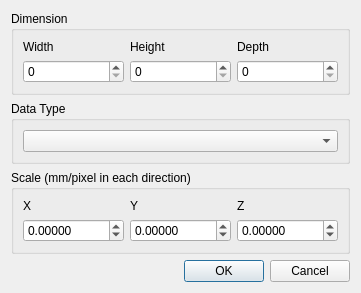
<?xml version="1.0" encoding="UTF-8"?>
<ui version="4.0">
 <class>RawFileDetailsDlg</class>
 <widget class="QDialog" name="RawFileDetailsDlg">
  <property name="geometry">
   <rect>
    <x>0</x>
    <y>0</y>
    <width>345</width>
    <height>278</height>
   </rect>
  </property>
  <property name="windowTitle">
   <string>Raw File Details</string>
  </property>
  <layout class="QVBoxLayout" name="verticalLayout_3">
   <item>
    <widget class="QGroupBox" name="gbDimensions">
     <property name="title">
      <string>Dimension</string>
     </property>
     <layout class="QVBoxLayout" name="verticalLayout_2">
      <item>
       <layout class="QHBoxLayout" name="horizontalLayout_2">
        <item>
         <widget class="QLabel" name="lblWidth">
          <property name="text">
           <string>Width</string>
          </property>
         </widget>
        </item>
        <item>
         <widget class="QLabel" name="lblHeight">
          <property name="text">
           <string>Height</string>
          </property>
         </widget>
        </item>
        <item>
         <widget class="QLabel" name="lblDepth">
          <property name="text">
           <string>Depth</string>
          </property>
         </widget>
        </item>
       </layout>
      </item>
      <item>
       <layout class="QHBoxLayout" name="horizontalLayout">
        <item>
         <widget class="QSpinBox" name="sbWidth">
          <property name="maximum">
           <number>10000</number>
          </property>
         </widget>
        </item>
        <item>
         <widget class="QSpinBox" name="sbHeight">
          <property name="maximum">
           <number>10000</number>
          </property>
         </widget>
        </item>
        <item>
         <widget class="QSpinBox" name="sbDepth">
          <property name="maximum">
           <number>10000</number>
          </property>
         </widget>
        </item>
       </layout>
      </item>
     </layout>
    </widget>
   </item>
   <item>
    <widget class="QGroupBox" name="gbDataType">
     <property name="title">
      <string>Data Type</string>
     </property>
     <layout class="QVBoxLayout" name="verticalLayout_4">
      <item>
       <widget class="QComboBox" name="cbDataType"/>
      </item>
     </layout>
    </widget>
   </item>
   <item>
    <widget class="QGroupBox" name="gbScale">
     <property name="title">
      <string>Scale (mm/pixel in each direction)</string>
     </property>
     <layout class="QVBoxLayout" name="verticalLayout">
      <item>
       <layout class="QHBoxLayout" name="horizontalLayout_4">
        <item>
         <widget class="QLabel" name="lblScaleX">
          <property name="text">
           <string>X</string>
          </property>
         </widget>
        </item>
        <item>
         <widget class="QLabel" name="lblScaleY">
          <property name="text">
           <string>Y</string>
          </property>
         </widget>
        </item>
        <item>
         <widget class="QLabel" name="lblScaleZ">
          <property name="text">
           <string>Z</string>
          </property>
         </widget>
        </item>
       </layout>
      </item>
      <item>
       <layout class="QHBoxLayout" name="horizontalLayout_5">
        <item>
         <widget class="QDoubleSpinBox" name="sbScaleX">
          <property name="decimals">
           <number>5</number>
          </property>
          <property name="minimum">
           <double>-10000.000000000000000</double>
          </property>
          <property name="maximum">
           <double>10000.000000000000000</double>
          </property>
          <property name="singleStep">
           <double>0.010000000000000</double>
          </property>
         </widget>
        </item>
        <item>
         <widget class="QDoubleSpinBox" name="sbScaleY">
          <property name="decimals">
           <number>5</number>
          </property>
          <property name="minimum">
           <double>-10000.000000000000000</double>
          </property>
          <property name="maximum">
           <double>10000.000000000000000</double>
          </property>
          <property name="singleStep">
           <double>0.010000000000000</double>
          </property>
         </widget>
        </item>
        <item>
         <widget class="QDoubleSpinBox" name="sbScaleZ">
          <property name="decimals">
           <number>5</number>
          </property>
          <property name="minimum">
           <double>-10000.000000000000000</double>
          </property>
          <property name="maximum">
           <double>10000.000000000000000</double>
          </property>
          <property name="singleStep">
           <double>0.010000000000000</double>
          </property>
         </widget>
        </item>
       </layout>
      </item>
     </layout>
    </widget>
   </item>
   <item>
    <spacer name="verticalSpacer">
     <property name="orientation">
      <enum>Qt::Vertical</enum>
     </property>
     <property name="sizeHint" stdset="0">
      <size>
       <width>20</width>
       <height>40</height>
      </size>
     </property>
    </spacer>
   </item>
   <item>
    <widget class="QDialogButtonBox" name="buttonBox">
     <property name="orientation">
      <enum>Qt::Horizontal</enum>
     </property>
     <property name="standardButtons">
      <set>QDialogButtonBox::Cancel|QDialogButtonBox::Ok</set>
     </property>
    </widget>
   </item>
  </layout>
 </widget>
 <resources/>
 <connections>
  <connection>
   <sender>buttonBox</sender>
   <signal>accepted()</signal>
   <receiver>RawFileDetailsDlg</receiver>
   <slot>accept()</slot>
   <hints>
    <hint type="sourcelabel">
     <x>248</x>
     <y>254</y>
    </hint>
    <hint type="destinationlabel">
     <x>157</x>
     <y>274</y>
    </hint>
   </hints>
  </connection>
  <connection>
   <sender>buttonBox</sender>
   <signal>rejected()</signal>
   <receiver>RawFileDetailsDlg</receiver>
   <slot>reject()</slot>
   <hints>
    <hint type="sourcelabel">
     <x>316</x>
     <y>260</y>
    </hint>
    <hint type="destinationlabel">
     <x>286</x>
     <y>274</y>
    </hint>
   </hints>
  </connection>
 </connections>
</ui>
